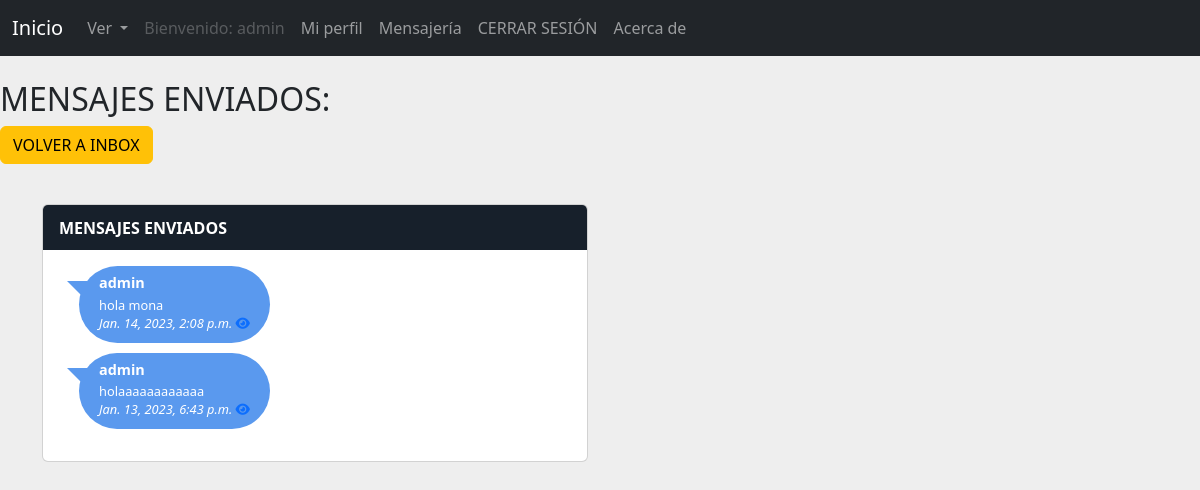
Page /Mensajeria/mensajesEnviados/ (signed in) on the earlier database version.
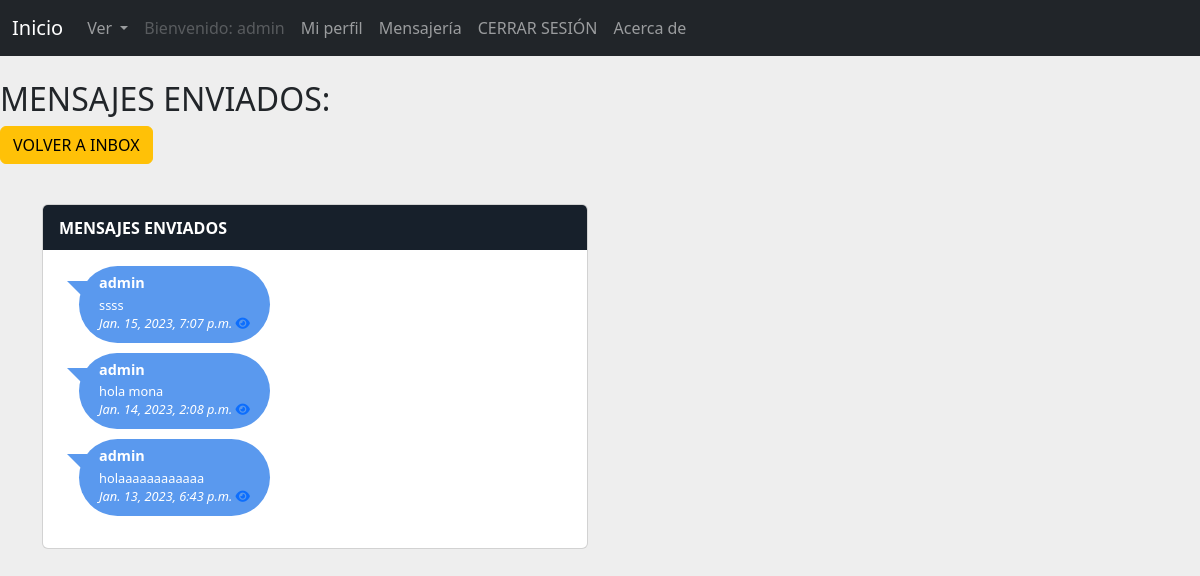
Same page on the later database version.
### Mensajeria/models.py (models this page shows, shortened)
class Mensaje(models.Model):
    emisor = models.ForeignKey(User, on_delete=models.CASCADE, related_name='emisor')
    receptor = models.ForeignKey(User, on_delete=models.CASCADE, related_name='receptor')
    cuerpo = models.CharField(max_length=1000)
    leido = models.BooleanField(choices=LEIDO, default=False)
    fecha = models.DateTimeField(blank=True, null=True, default=datetime.now)

### Mensajeria/views.py (the view)
# urls.py: path("mensajesEnviados/", mensajesEnviados, name="mensajesEnviados"),
def mensajesEnviados(request):
    mensajes = Mensaje.objects.filter(emisor=request.user).order_by('-fecha')
    return render(request, 'mensajesEnviados.html', {'mensajes': mensajes})

### Mensajeria/templates/mensajesEnviados.html (shortened to what this page needs)
{% extends "AppCoder/padre.html" %}
{% load static %}
{% block contenido %}
{% load static %}
<link rel="stylesheet" href="{% static 'css/chat.css' %}">
<br>
<h2>MENSAJES ENVIADOS:</h2>
<a href="{% url 'mensajesRecibidos' %}" class="btn btn-warning">VOLVER A INBOX</a>
<div class="container content">
    <div class="row">
        <div class="col-xl-6 col-lg-6 col-md-6 col-sm-12 col-12">
        	<div class="card">
        		<div class="card-header">MENSAJES ENVIADOS</div>
        		<div class="card-body height3">
        			<ul class="chat-list">{% for mensaje in mensajes %}
        				<li class="in">
        					<div class="chat-body">
        						<div class="chat-message">
        							<h5>{{ mensaje.emisor }}</h5>
        							<p>{{ mensaje.cuerpo }}</p>
									<i>{{ mensaje.fecha }}</i>
									<a href="/Mensajeria/leerMensaje/{{ mensaje.id }}/"><i class="fa-solid fa-eye"></i></a>
									{% endfor %}
        						</div>
        					</div>
        				</li>
        			</ul>
        		</div>
        	</div>
        </div>
    </div>
</div>
{% endblock %}

Differences in the rows shown:
added Mensaje: emisor "admin", cuerpo "ssss", fecha "Jan. 15, 2023, 7:07 p.m."
